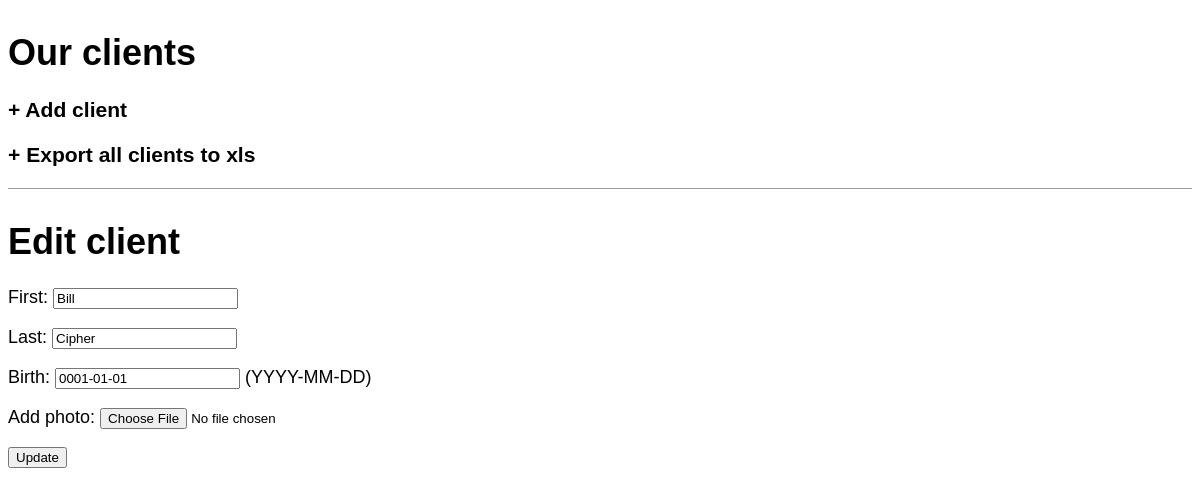
Page /edit_client/11/ on the committed database.
### clients/models.py (models this page shows, shortened)
class Client(models.Model):
    first = models.CharField(max_length=250)
    last = models.CharField(max_length=250)
    birth = models.DateField(blank=True, null=True, help_text='(YYYY-MM-DD)')
    image = models.ImageField(blank=True, upload_to='images', verbose_name='Add photo:')
    def age(self):
        import datetime
        if self.birth == None:
            return None
        else:
            return int((datetime.date.today() - self.birth).days / 365.25)
    age = property(age)
    class Meta:
        ordering = ['last']

### clients/views.py (the view)
# urls.py: path('edit_client/<int:pk>/', views.EditClientView.as_view(), name='edit_client'),
class EditClientView(UpdateView):
    model = Client
    template_name = 'edit_client.html'
    fields = '__all__'

### templates/edit_client.html (shortened to what this page needs)
{% extends 'base.html' %}
{% block content %}
<h1>Edit client</h1>
<form method="post" enctype="multipart/form-data">
    {{ form.as_p }}
<input type="submit" value="Update" />
</form>
{% endblock %}

### static/css/base.css (style rules this page uses)
body { font-family: 'Source Sans Pro', sans-serif; font-size: 18px; }

### rows in the picture
Client: first "Bill", last "Cipher", birth "0001-01-01"
